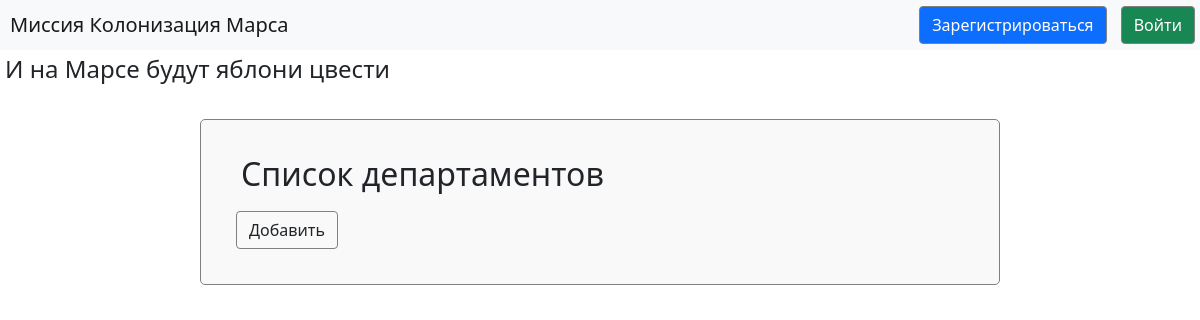
The page /departments on the database as committed earlier.
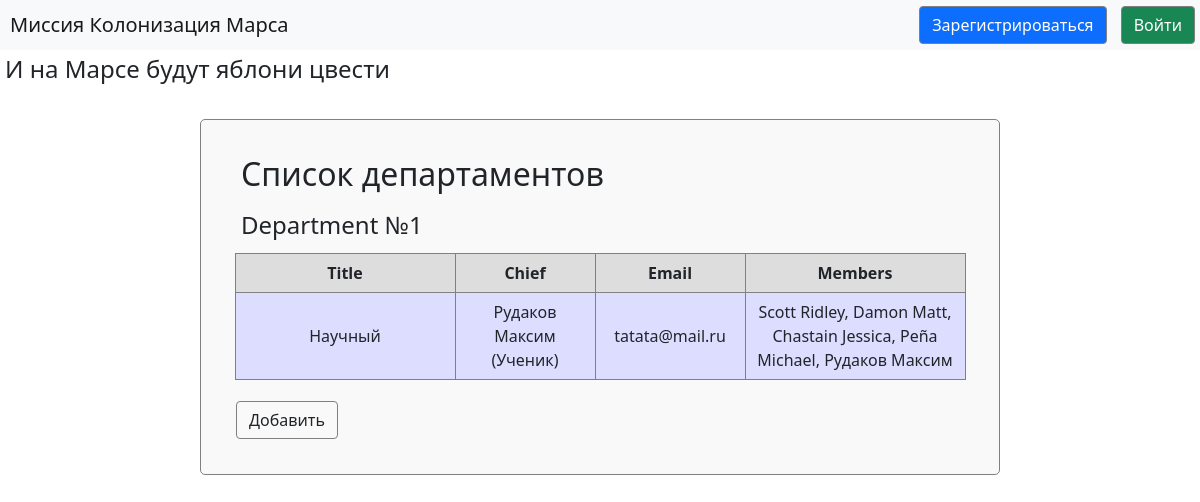
The same page on the database as committed later.
### data/departments.py (models this page shows, shortened)
class Department(SqlAlchemyBase, SerializerMixin):
    __tablename__ = 'departments'
    id = Column(sqlalchemy.Integer, primary_key=True, autoincrement=True)
    title = Column(sqlalchemy.String)
    chief = Column(sqlalchemy.Integer, sqlalchemy.ForeignKey("users.id"))
    members = Column(sqlalchemy.String)
    email = Column(sqlalchemy.String, unique=True)
    def values(self):
        session = create_session()
        chief = session.query(User).filter(User.id == self.chief)[0]
        chief = chief.surname + ' ' + chief.name + ' (' + chief.position + ')'
        members = []
        for member in self.members.split(','):
            members.append(session.query(User).filter(User.id == member).first().fio())
        return [self, self.title, chief, self.email, ', '.join(map(str, members))][:]

### main.py (the view)
@app.route('/departments')
def departments_list():
    session = create_session()
    titles = ['Title', 'Chief', 'Email', 'Members']
    departments = [department.values() for department in session.query(Department).all()]
    sizes = [220, 140, 150, 220]
    return render_template('departments.html', title='Список департаментов',
                           column_sizes=sizes, titles=titles, list=departments, current_user=current_user)

### data/db_session.py (called while the page is built)
def create_session() -> Session:
    global __factory
    return __factory()

### data/users.py (called while the page is built)
    def fio(self):
        return self.surname + ' ' + self.name

### templates/departments.html (shortened to what this page needs)
{% extends "base.html" %}
{% block content %}
<form class="list">
    <h2>Список департаментов</h2>
    {% for item in list %}
    <div>
        <h4>Department №{{ item[0].id }}
        </h4>
        <table>
            <tr>
                {% for title in titles %}
                    <th width="{{ column_sizes[ loop.index0 ] }}"> {{ title }} </th>
                {% endfor %}
            </tr>
            <tr>
                {% for value in item[1:] %}
                    <td width="{{ column_sizes[ loop.index0 ] }}"> {{ value }} </td>
                {% endfor %}
            </tr>
        </table>
    </div>
    {% endfor %}
    <a class="btn" href="/add_department">Добавить</a>
</form>
{% endblock %}

Rows that differ between the two databases and show on the page:
added Department: id "1", {{ column_sizes[ loop.index0 ] }} 220 (drawn), titles "Title" "Chief" "Email" "Members", {{ column_sizes[ loop.index0 ] }} 140 (drawn), {{ column_sizes[ loop.index0 ] }} 150 (drawn), title "Научный", value "Рудаков Максим (Ученик)" "Scott Ridley, Damon Matt, Chastain Jessica, Peña Michael, Рудаков Максим", email "tatata@mail.ru"
